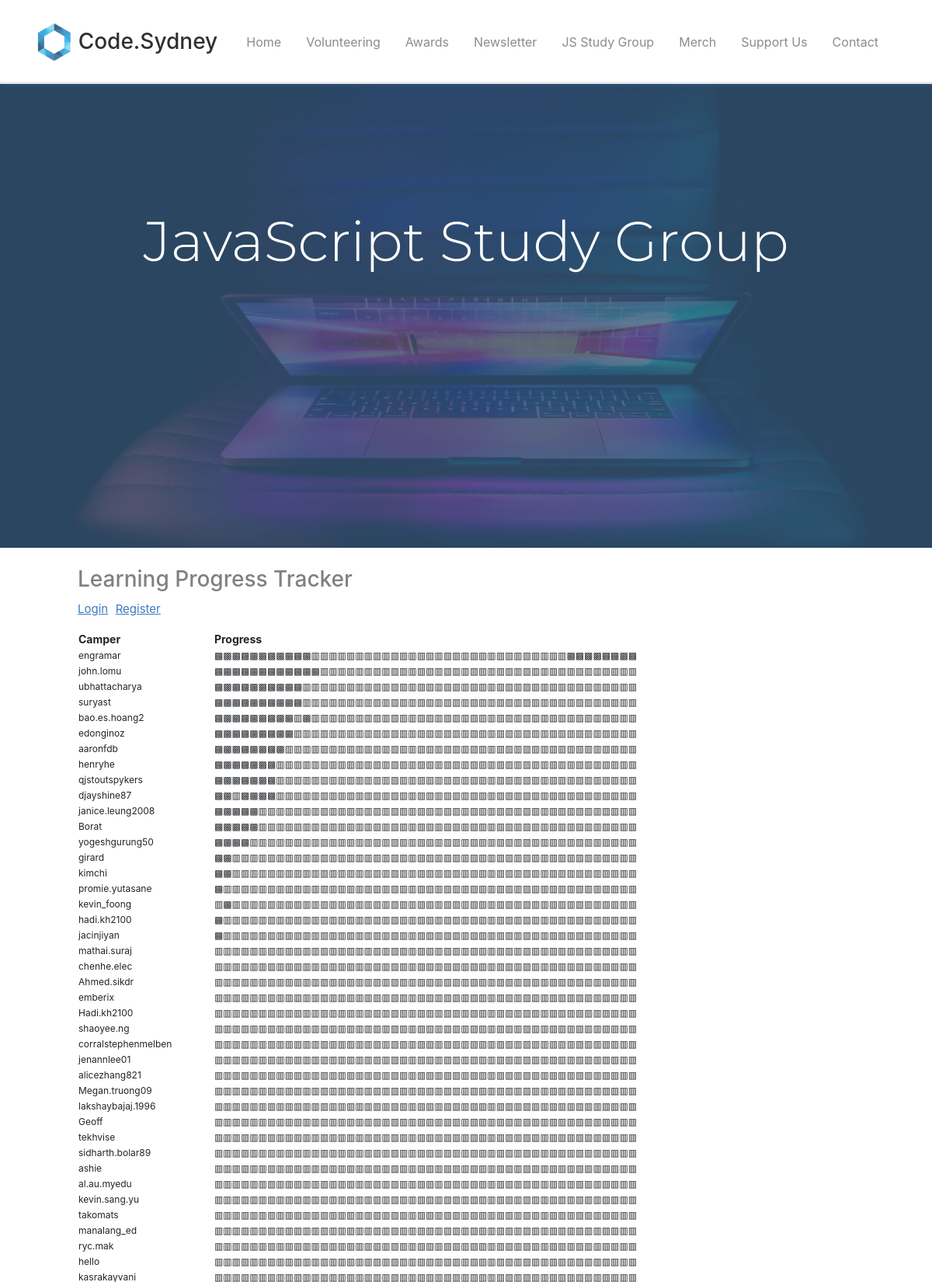
The page /jsstudygroup (upper part) on the database its author committed.
### tables this page shows
CREATE TABLE "vuedashboardtable" (
	"Name"	TEXT,
	"Email"	TEXT,
	"Password"	TEXT,
	"Completed_Count"	INTEGER,
	"A1"	TEXT,
	"A2"	TEXT,
	"A3"	TEXT,
	"A4"	TEXT,
	"A5"	TEXT,
	"A6"	TEXT,
	"A7"	TEXT,
	"A8"	TEXT,
	"A9"	TEXT,
	"A10"	TEXT,
	"B1"	TEXT,
	"B2"	TEXT,
	"B3"	TEXT,
	"B4"	TEXT,
	"B5"	TEXT,
	"B6"	TEXT,
	"B7"	TEXT,
	"B8"	TEXT,
	"B9"	TEXT,
	"B10"	TEXT,
	"B11"	TEXT,
	"B12"	TEXT,
	"B13"	TEXT,
	"B14"	TEXT,
	"B15"	TEXT,
	"B16"	TEXT,
	"B17"	TEXT,
	"B18"	TEXT,
	"B19"	TEXT,
	"B20"	TEXT,
	"B21"	TEXT,
	"B22"	TEXT,
	"B23"	TEXT,
	"B24"	TEXT,
	"B25"	TEXT,
	"B26"	TEXT,
	"B27"	TEXT,
	"B28"	TEXT,
	"B29"	TEXT,
	"B30"	TEXT,
	"C1"	TEXT,
	"C2"	TEXT,
	"C3"	TEXT,
	"C4"	TEXT,
	"C5"	TEXT,
	"C6"	TEXT,
	"C7"	TEXT,
	"C8"	TEXT,
	PRIMARY KEY("Email")
);

### app.py (the view)
@app.route('/jsstudygroup', methods=['GET', 'POST'])
def microbootcamp():
    db = get_db()
    fccamperslist = []
    try:
        cur = db.execute('SELECT Name, Email, Password, Completed_Count, \
                                A1, A2, A3, A4, A5, A6, A7, A8, A9, A10, \
                                B1, B2, B3, B4, B5, B6, B7, B8, B9, B10,  \
                                B11, B12, B13, B14, B15, B16, B17, B18, B19, B20,  \
                                B21, B22, B23, B24, B25, B26, B27, B28, B29, B30, \
                                C1, C2, C3, C4, C5, C6, C7, C8  \
                            from vuedashboardtable \
                            order by Completed_Count desc')
    except Exception as e:
        print('Exception: ',e)
    res = cur.fetchall()
    for row in res:
        statuslisttemp = []
        name  = row[0]
        for i in range(4,52):
            status = row[i]
            if status == 'Completed':
                statuslisttemp.append('▩')
            else:
                statuslisttemp.append('▥')
        statuslist = "".join(str(x) for x in statuslisttemp)
        name_string = "".join(str(name))
        selected_fields = [name_string,statuslist]
        fccamperslist.append(selected_fields)
    return render_template('jsstudygroup.html',
                           fccamperslist=fccamperslist)

### database.py (called while the page is built)
def connect_db():
    sql = sqlite3.connect('/Users/engramarbollas/Projects/codesydneywebsite/codesydney.db')
    sql.row_factory = sqlite3.Row
    return sql

def get_db():
    if not hasattr(g, 'sqlite_db'):
        g.sqlite_db = connect_db()
    return g.sqlite_db

### templates/jsstudygroup.html (shortened to what this page needs)
{% extends 'layout.html' %} {% block content %}
<section id="showcase">
  <div class="primary-overlay text-white">
    <div class="container">
      <div class="row">
        <div class="col-lg-12 text-center mt-5">
          <h1
            class="display-3 mt-5 pt-1 top-spacing"
            style="font-family: Montserrat"
          >
            JavaScript Study Group
          </h1>
        </div>
      </div>
    </div>
  </div>
</section>
<br />
<h3 style="margin-left: 100px; color: gray">Learning Progress Tracker</h3>
<p>
  <a
    href="{{ url_for('vueleaderboardlogin') }}"
    style="font-size: 15px; color: rgb(59, 122, 194); margin-left: 100px"
    ><u>Login</u></a
  >
  <a
    href="{{ url_for('vueleaderboardregister') }}"
    style="font-size: 15px; color: rgb(59, 122, 194); margin-left: 5px"
    ><u>Register</u></a
  >
</p>
<div>
  <table
    style="
      font-size: 17px;
      width: 76%;
      text-align: left;
      font-weight: normal;
      margin-left: 100px;
    "
    border="0"
  >
    <tr>
      <th>Camper</th>
      <th>Progress</th>
    </tr>
    {% for fccampers in fccamperslist %}
    <tr>
      <td>{% print fccampers[0] %}</td>
      <td>{% print fccampers[1] %}</td>
    </tr>
    {% endfor %}
  </table>
</div>
{% endblock content %}

### templates/layout.html (shortened to what this page needs)
<!DOCTYPE html>
<html lang="en">
<head>
  <link rel="stylesheet" href="https://use.fontawesome.com/releases/v5.0.13/css/all.css"
>
  <link rel="stylesheet" href="{{ url_for('static', filename='css/bootstrap.css') }}">
  <link rel="stylesheet" href="{{ url_for('static', filename='css/style.css') }}">
  <link rel="stylesheet" href="{{ url_for('static', filename='css/Shopping-Grid.css') }}">
  <link rel="stylesheet" href="https://cdn.datatables.net/1.10.22/css/dataTables.bootstrap.min.css">
</head>
<body id="home" data-spy="scroll" data-target="#main-nav" data-offset="100">
    {% include 'includes/_navbar.html' %}
    {% block content %}{% endblock %}
</body>
</html>

### templates/includes/_navbar.html (shortened to what this page needs)
<nav class="navbar navbar-expand-md navbar-light fixed-top py-4" id="main-nav">
  <div class="container">
    <a href="{{ url_for('index') }}" class="navbar-brand">
      <img
        src="{{ url_for('static', filename='img/logo.png') }}"
        width="50"
        height="50"
        alt=""
      />
      <h3 class="d-inline align-middle">Code.Sydney</h3>
    </a>
    {% if messages %} {% else %}
    <div class="collapse navbar-collapse" id="navbarCollapse">
      <ul class="navbar-nav ml-auto">
        <li class="nav-item">
          <a href="{{ url_for('index') }}" class="nav-link">Home</a>
        </li>
        <li class="nav-item">
          <a href="{{ url_for('volunteering') }}" class="nav-link">Volunteering</a>
        </li>
        <li class="nav-item">
          <a href="{{ url_for('awards') }}" class="nav-link">Awards</a>
        </li>
        <li class="nav-item">
          <a href="{{ url_for('newsletter') }}" class="nav-link">Newsletter</a>
        </li>
        <li class="nav-item">
          <a href="{{ url_for('microbootcamp') }}" class="nav-link">JS Study Group</a>
        </li>
        <li class="nav-item">
          <a href="{{ url_for('merch') }}" class="nav-link">Merch</a>
        </li>
        <li class="nav-item">
          <a href="{{ url_for('support') }}" class="nav-link">Support Us</a>
        </li>
        <li class="nav-item">
          <a href="{{ url_for('contact') }}" class="nav-link">Contact</a>
        </li>
      </ul>
    </div>
    {% endif %}
  </div>
</nav>

### static/css/style.css (style rules this page uses)
body { margin-top: 105px; }
.navbar { box-shadow: 2px 2px 5px #355878; opacity: 0.9; background: #fff; }
.navbar .nav-item { font-size: 1rem; padding-right: 1rem; }
#showcase { position: relative; background: url("../img/background.jpg") no-repeat; background-size: cover; min-height: 600px; }
#showcase .primary-overlay { background: rgba(53, 88, 120, 0.8); position: absolute; top: 0; left: 0; width: 100%; height: 100%; }
.top-spacing { margin-top: 110px !important; }
th { font-size: 14px; }
td { font-size: 12px; }

### rows shown on the page
vuedashboardtable: Name "engramar", print "▩▩▩▩▩▩▩▩▩▩▩▥▥▥▥▥▥▥▥▥▥▥▥▥▥▥▥▥▥▥▥▥▥▥▥▥▥▥▥▥▩▩▩▩▩▩▩▩"
vuedashboardtable: Name "john.lomu", print "▩▩▩▩▩▩▩▩▩▩▩▩▥▥▥▥▥▥▥▥▥▥▥▥▥▥▥▥▥▥▥▥▥▥▥▥▥▥▥▥▥▥▥▥▥▥▥▥"
vuedashboardtable: Name "ubhattacharya", print "▩▩▩▩▩▩▩▩▩▩▥▥▥▥▥▥▥▥▥▥▥▥▥▥▥▥▥▥▥▥▥▥▥▥▥▥▥▥▥▥▥▥▥▥▥▥▥▥"
vuedashboardtable: Name "suryast", print "▩▩▩▩▩▩▩▩▩▩▥▥▥▥▥▥▥▥▥▥▥▥▥▥▥▥▥▥▥▥▥▥▥▥▥▥▥▥▥▥▥▥▥▥▥▥▥▥"
vuedashboardtable: Name "bao.es.hoang2", print "▩▩▩▩▩▩▩▩▩▥▩▥▥▥▥▥▥▥▥▥▥▥▥▥▥▥▥▥▥▥▥▥▥▥▥▥▥▥▥▥▥▥▥▥▥▥▥▥"
vuedashboardtable: Name "edonginoz", print "▩▩▩▩▩▩▩▩▩▥▥▥▥▥▥▥▥▥▥▥▥▥▥▥▥▥▥▥▥▥▥▥▥▥▥▥▥▥▥▥▥▥▥▥▥▥▥▥"
vuedashboardtable: Name "aaronfdb", print "▩▩▩▩▩▩▩▩▥▥▥▥▥▥▥▥▥▥▥▥▥▥▥▥▥▥▥▥▥▥▥▥▥▥▥▥▥▥▥▥▥▥▥▥▥▥▥▥"
vuedashboardtable: print "henryhe", print "▩▩▩▩▩▩▩▥▥▥▥▥▥▥▥▥▥▥▥▥▥▥▥▥▥▥▥▥▥▥▥▥▥▥▥▥▥▥▥▥▥▥▥▥▥▥▥▥"
vuedashboardtable: Name "qjstoutspykers", print "▩▩▩▩▩▩▩▥▥▥▥▥▥▥▥▥▥▥▥▥▥▥▥▥▥▥▥▥▥▥▥▥▥▥▥▥▥▥▥▥▥▥▥▥▥▥▥▥"
vuedashboardtable: Name "djayshine87", print "▩▩▥▩▩▩▩▥▥▥▥▥▥▥▥▥▥▥▥▥▥▥▥▥▥▥▥▥▥▥▥▥▥▥▥▥▥▥▥▥▥▥▥▥▥▥▥▥"
vuedashboardtable: Name "janice.leung2008", print "▩▩▩▩▩▥▥▥▥▥▥▥▥▥▥▥▥▥▥▥▥▥▥▥▥▥▥▥▥▥▥▥▥▥▥▥▥▥▥▥▥▥▥▥▥▥▥▥"
vuedashboardtable: Name "Borat", print "▩▩▩▩▩▥▥▥▥▥▥▥▥▥▥▥▥▥▥▥▥▥▥▥▥▥▥▥▥▥▥▥▥▥▥▥▥▥▥▥▥▥▥▥▥▥▥▥"
vuedashboardtable: Name "yogeshgurung50", print "▩▩▩▩▥▥▥▥▥▥▥▥▥▥▥▥▥▥▥▥▥▥▥▥▥▥▥▥▥▥▥▥▥▥▥▥▥▥▥▥▥▥▥▥▥▥▥▥"
vuedashboardtable: Name "girard", print "▩▩▥▥▥▥▥▥▥▥▥▥▥▥▥▥▥▥▥▥▥▥▥▥▥▥▥▥▥▥▥▥▥▥▥▥▥▥▥▥▥▥▥▥▥▥▥▥"
vuedashboardtable: Name "kimchi", print "▩▩▥▥▥▥▥▥▥▥▥▥▥▥▥▥▥▥▥▥▥▥▥▥▥▥▥▥▥▥▥▥▥▥▥▥▥▥▥▥▥▥▥▥▥▥▥▥"
vuedashboardtable: Name "promie.yutasane", print "▩▥▥▥▥▥▥▥▥▥▥▥▥▥▥▥▥▥▥▥▥▥▥▥▥▥▥▥▥▥▥▥▥▥▥▥▥▥▥▥▥▥▥▥▥▥▥▥"
vuedashboardtable: Name "kevin_foong", print "▥▩▥▥▥▥▥▥▥▥▥▥▥▥▥▥▥▥▥▥▥▥▥▥▥▥▥▥▥▥▥▥▥▥▥▥▥▥▥▥▥▥▥▥▥▥▥▥"
vuedashboardtable: Name "jacinjiyan", print "▩▥▥▥▥▥▥▥▥▥▥▥▥▥▥▥▥▥▥▥▥▥▥▥▥▥▥▥▥▥▥▥▥▥▥▥▥▥▥▥▥▥▥▥▥▥▥▥"
vuedashboardtable: Name "mathai.suraj", print "▥▥▥▥▥▥▥▥▥▥▥▥▥▥▥▥▥▥▥▥▥▥▥▥▥▥▥▥▥▥▥▥▥▥▥▥▥▥▥▥▥▥▥▥▥▥▥▥"
vuedashboardtable: Name "chenhe.elec", print "▥▥▥▥▥▥▥▥▥▥▥▥▥▥▥▥▥▥▥▥▥▥▥▥▥▥▥▥▥▥▥▥▥▥▥▥▥▥▥▥▥▥▥▥▥▥▥▥"
vuedashboardtable: Name "Ahmed.sikdr", print "▥▥▥▥▥▥▥▥▥▥▥▥▥▥▥▥▥▥▥▥▥▥▥▥▥▥▥▥▥▥▥▥▥▥▥▥▥▥▥▥▥▥▥▥▥▥▥▥"
vuedashboardtable: Name "emberix", print "▥▥▥▥▥▥▥▥▥▥▥▥▥▥▥▥▥▥▥▥▥▥▥▥▥▥▥▥▥▥▥▥▥▥▥▥▥▥▥▥▥▥▥▥▥▥▥▥"
vuedashboardtable: Name "shaoyee.ng", print "▥▥▥▥▥▥▥▥▥▥▥▥▥▥▥▥▥▥▥▥▥▥▥▥▥▥▥▥▥▥▥▥▥▥▥▥▥▥▥▥▥▥▥▥▥▥▥▥"
vuedashboardtable: Name "corralstephenmelben", print "▥▥▥▥▥▥▥▥▥▥▥▥▥▥▥▥▥▥▥▥▥▥▥▥▥▥▥▥▥▥▥▥▥▥▥▥▥▥▥▥▥▥▥▥▥▥▥▥"
vuedashboardtable: Name "jenannlee01", print "▥▥▥▥▥▥▥▥▥▥▥▥▥▥▥▥▥▥▥▥▥▥▥▥▥▥▥▥▥▥▥▥▥▥▥▥▥▥▥▥▥▥▥▥▥▥▥▥"
vuedashboardtable: Name "alicezhang821", print "▥▥▥▥▥▥▥▥▥▥▥▥▥▥▥▥▥▥▥▥▥▥▥▥▥▥▥▥▥▥▥▥▥▥▥▥▥▥▥▥▥▥▥▥▥▥▥▥"
vuedashboardtable: Name "Megan.truong09", print "▥▥▥▥▥▥▥▥▥▥▥▥▥▥▥▥▥▥▥▥▥▥▥▥▥▥▥▥▥▥▥▥▥▥▥▥▥▥▥▥▥▥▥▥▥▥▥▥"
vuedashboardtable: Name "lakshaybajaj.1996", print "▥▥▥▥▥▥▥▥▥▥▥▥▥▥▥▥▥▥▥▥▥▥▥▥▥▥▥▥▥▥▥▥▥▥▥▥▥▥▥▥▥▥▥▥▥▥▥▥"
vuedashboardtable: Name "Geoff", print "▥▥▥▥▥▥▥▥▥▥▥▥▥▥▥▥▥▥▥▥▥▥▥▥▥▥▥▥▥▥▥▥▥▥▥▥▥▥▥▥▥▥▥▥▥▥▥▥"
vuedashboardtable: Name "tekhvise", print "▥▥▥▥▥▥▥▥▥▥▥▥▥▥▥▥▥▥▥▥▥▥▥▥▥▥▥▥▥▥▥▥▥▥▥▥▥▥▥▥▥▥▥▥▥▥▥▥"
vuedashboardtable: Name "sidharth.bolar89", print "▥▥▥▥▥▥▥▥▥▥▥▥▥▥▥▥▥▥▥▥▥▥▥▥▥▥▥▥▥▥▥▥▥▥▥▥▥▥▥▥▥▥▥▥▥▥▥▥"
vuedashboardtable: Name "ashie", print "▥▥▥▥▥▥▥▥▥▥▥▥▥▥▥▥▥▥▥▥▥▥▥▥▥▥▥▥▥▥▥▥▥▥▥▥▥▥▥▥▥▥▥▥▥▥▥▥"
vuedashboardtable: Name "al.au.myedu", print "▥▥▥▥▥▥▥▥▥▥▥▥▥▥▥▥▥▥▥▥▥▥▥▥▥▥▥▥▥▥▥▥▥▥▥▥▥▥▥▥▥▥▥▥▥▥▥▥"
vuedashboardtable: Name "kevin.sang.yu", print "▥▥▥▥▥▥▥▥▥▥▥▥▥▥▥▥▥▥▥▥▥▥▥▥▥▥▥▥▥▥▥▥▥▥▥▥▥▥▥▥▥▥▥▥▥▥▥▥"
vuedashboardtable: Name "takomats", print "▥▥▥▥▥▥▥▥▥▥▥▥▥▥▥▥▥▥▥▥▥▥▥▥▥▥▥▥▥▥▥▥▥▥▥▥▥▥▥▥▥▥▥▥▥▥▥▥"
vuedashboardtable: Name "manalang_ed", print "▥▥▥▥▥▥▥▥▥▥▥▥▥▥▥▥▥▥▥▥▥▥▥▥▥▥▥▥▥▥▥▥▥▥▥▥▥▥▥▥▥▥▥▥▥▥▥▥"
vuedashboardtable: Name "ryc.mak", print "▥▥▥▥▥▥▥▥▥▥▥▥▥▥▥▥▥▥▥▥▥▥▥▥▥▥▥▥▥▥▥▥▥▥▥▥▥▥▥▥▥▥▥▥▥▥▥▥"
vuedashboardtable: Name "hello", print "▥▥▥▥▥▥▥▥▥▥▥▥▥▥▥▥▥▥▥▥▥▥▥▥▥▥▥▥▥▥▥▥▥▥▥▥▥▥▥▥▥▥▥▥▥▥▥▥"
vuedashboardtable: Name "kasrakayvani", print "▥▥▥▥▥▥▥▥▥▥▥▥▥▥▥▥▥▥▥▥▥▥▥▥▥▥▥▥▥▥▥▥▥▥▥▥▥▥▥▥▥▥▥▥▥▥▥▥"

### other values the page prints
{{ print fccampers[0] }} "hadi.kh2100" "Hadi.kh2100"
{{ print fccampers[1] }} "▩▥▥▥▥▥▥▥▥▥▥▥▥▥▥▥▥▥▥▥▥▥▥▥▥▥▥▥▥▥▥▥▥▥▥▥▥▥▥▥▥▥▥▥▥▥▥▥" "▥▥▥▥▥▥▥▥▥▥▥▥▥▥▥▥▥▥▥▥▥▥▥▥▥▥▥▥▥▥▥▥▥▥▥▥▥▥▥▥▥▥▥▥▥▥▥▥"
